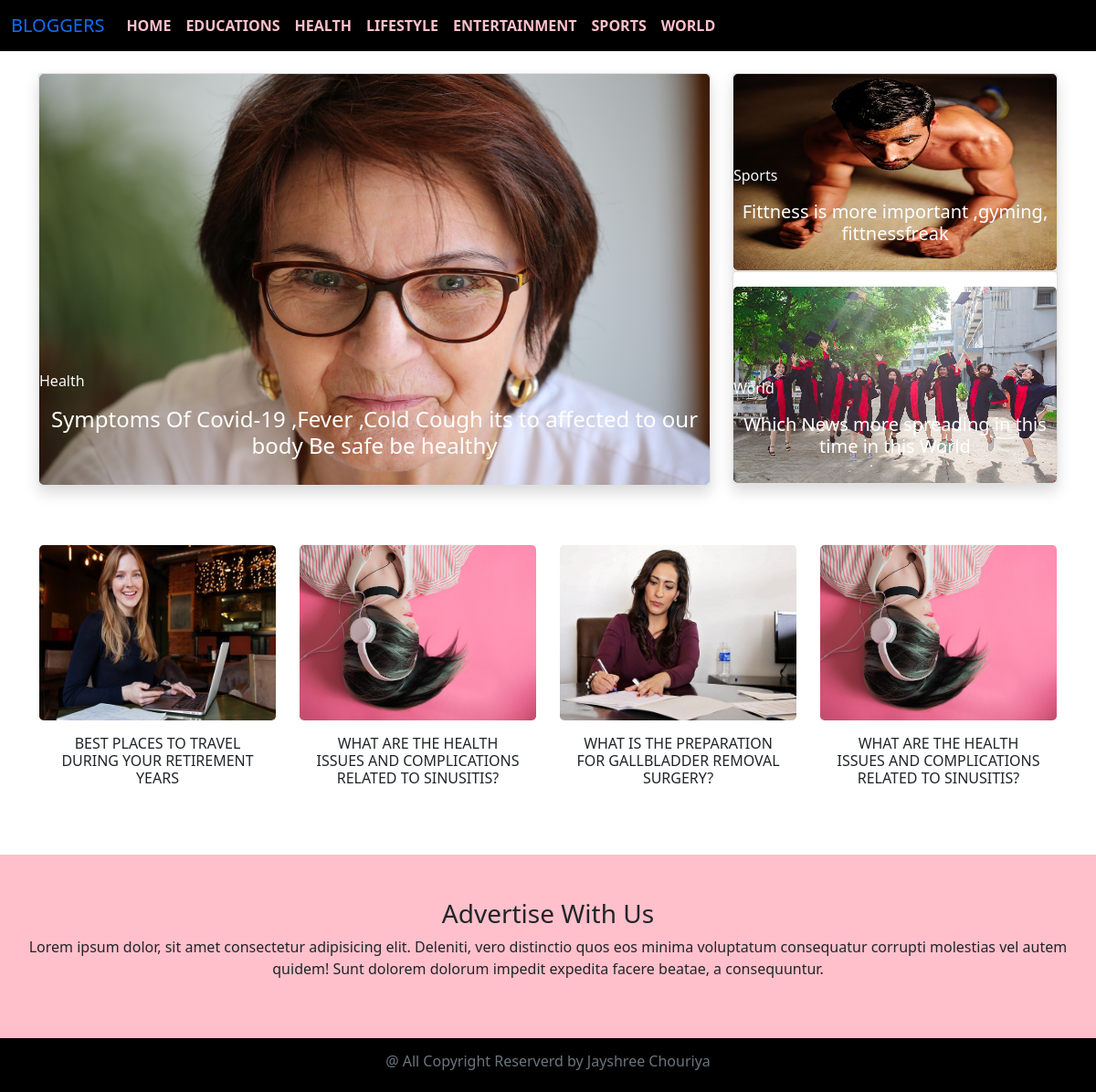
The page / on the database its author committed.
### blog_app/models.py (models this page shows, shortened)
class Category(models.Model):
    name = models.CharField(max_length=150)
    def __str__(self):
        return self.name

class Post(models.Model):
    option = (
        ('draft','Draft'),('published','Published'),
    )
    category = models.ForeignKey(Category,on_delete=models.CASCADE,default=1)
    title = models.CharField(max_length=200)
    slug = models.SlugField(max_length=250,unique_for_date='post_date')
    author = models.ForeignKey(User, on_delete=models.CASCADE,related_name='blog_post')
    body = RichTextField(db_index=True)
    cat_desc = models.CharField(max_length=500)# short descriotion of category
    post_date = models.DateTimeField(auto_now_add=True)
    image = models.ImageField(upload_to='blog_app/images',default="")
    class Meta:
        ordering=('-post_date',)# ordering form
    def get_absolute_url(self):
        return reverse('blog:post_single', args=[self.slug])

### blog_app/views.py (the view)
# urls.py: path('', views.home, name='homepage'),# this path redirect to the views.py file of this app
def home(request):
    all_posts = Post.objects.all() # this all_post  variable fetch the all  data from Post models
    return render(request, 'home.html', {'posts': all_posts}) # we use all data of Post models  in home.html template.(GUI)

### blog_app/views.py (called while the page is built)
def category_list(request):
    category_list = Category.objects.exclude(name="default")
    context={
        "category_list":category_list,
    }
    return context

### templates/home.html (shortened to what this page needs)
{% extends 'base.html' %}
{% block body %}
<section class="hero pt-4">
    <div class="container pb-3  ">
        <div class="row">
            {% for post in posts|slice:":1" %}
            <div class="col-md-8">
                <div class="hero-post card shadow">
                    <img class="img-fluid rounded-3 img1 " alt="" src="/media/{{post.image}}">
                    <div class="hero-post-contant">
                        <p class="text-light">{{post.category}}</p>
                        <h4 class="text-center"><a class=" text-decoration-none"
                                href="{{post.get_absolute_url}}">{{post.title}}</a></h4>
                    </div>
                </div>
            </div>
            {% endfor %}
            <div class="col-md-4">
                {% for post in posts|slice:"1:2" %}
                <div class="hero-post card shadow ">
                    <img class="img-fluid rounded-3 img2" alt="" src="/media/{{post.image}}">
                    <div class="hero-post-contant pl-3">
                        <p class="text-light">{{post.category}}</p>
                        <h5><a class=" text-decoration-none" href="{{post.get_absolute_url}}">{{post.title}}</a></h5>
                    </div>
                </div>
                {% endfor %}
                {% for post in posts|slice:"2:3" %}
                <div class="hero-post card shadow pt-3">
                    <img class="img-fluid rounded-3 img2 " alt="" src="/media/{{post.image}}">
                    <div class="hero-post-contant pl-3">
                        <p class="text-light">{{post.category}}</p>
                        <h5><a class=" text-decoration-none" href="{{post.get_absolute_url}}">{{post.title}}</a></h5>
                    </div>
                </div>
                {% endfor %}
            </div>
        </div>
    </div>
</section>
<div class="container pt-5 pb-5">
    <div class="row text-center ">
        {% for post in posts|slice:"5:9" %}
        <div class="col-md-3 col-sm-3">
            <div class="card border-white">
                <img src="/media/{{post.image}}" class="card-img-top rounded-3  img-fluid" style="height: 12rem;"
                    alt="...">
                <div class="card-body">
                    <h6 class="card-title"><a class="text-dark text-decoration-none"
                            href="{{post.get_absolute_url}}">{{post.title}}</a>
                    </h6>
                </div>
            </div>
        </div>
        {% endfor %}
    </div>
</div>
<div class="foote">
    <div class="container-fluid py-0 px-0">
        <div class="hea pt-5 pb-5">
            <h3 class="text-center">Advertise With Us</h3>
            <p class="text-center pl-3 pr-3">Lorem ipsum dolor, sit amet consectetur adipisicing elit. Deleniti,
                vero
                distinctio quos eos minima voluptatum consequatur corrupti molestias vel autem quidem! Sunt dolorem
                dolorum impedit expedita facere beatae, a consequuntur.</p>
        </div>
        <div class="copyright pt-3 pb-3">
            <h6 class="text-muted text-center"> @ All Copyright Reserverd by Jayshree Chouriya</h6>
        </div>
    </div>
</div>
{% endblock body %}

### templates/base.html (shortened to what this page needs)
<!doctype html>
<html lang="en">
<head>
    <link href="https://cdn.jsdelivr.net/npm/bootstrap@5.0.0-beta1/dist/css/bootstrap.min.css" rel="stylesheet"
>
</head>
<body>
    {% load static %}
    <nav class="navbar navbar-expand-lg ">
        <div class="container-fluid">
            <a class="navbar-brand " href="#">BLOGGERS</a>
            <div class="collapse navbar-collapse" id="navbarSupportedContent">
                <ul class="navbar-nav me-auto mb-2 mb-lg-0">
                    <li class="nav-item">
                        <a class="nav-link active text-uppercase " aria-current="page" href="/">Home</a>
                    </li>
                    {% for category in category_list %}
                    <li class="nav-item">
                        <a class="nav-link text-uppercase " href="/category/{{category.name}}">{{category.name}}</a>
                    </li>
                    {% endfor %}
                </ul>
            </div>
        </div>
    </nav>
    {% block body %} {% endblock body %}
</body>
</html>

### rows shown on the page
Category: name "EDUCATIONS"
Category: name "HEALTH"
Category: name "LIFESTYLE"
Category: name "ENTERTAINMENT"
Category: name "SPORTS"
Category: name "WORLD"
Post: image (picture), category "Health", title "Symptoms Of Covid-19 ,Fever ,Cold Cough its to affected to our body Be safe be healthy"
Post: image (picture), category "Sports", title "Fittness is more important ,gyming, fittnessfreak"
Post: image (picture), category "World", title "Which News more spreading in this time in this World"
Post: image (picture), title "BEST PLACES TO TRAVEL DURING YOUR RETIREMENT YEARS"
Post: image (picture), title "WHAT ARE THE HEALTH ISSUES AND COMPLICATIONS RELATED TO SINUSITIS?"
Post: image (picture), title "WHAT IS THE PREPARATION FOR GALLBLADDER REMOVAL SURGERY?"
Post: image (picture), title "WHAT ARE THE HEALTH ISSUES AND COMPLICATIONS RELATED TO SINUSITIS?"
